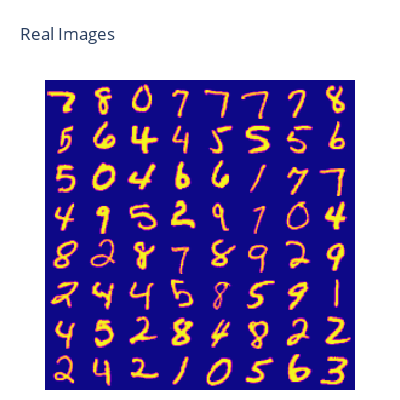
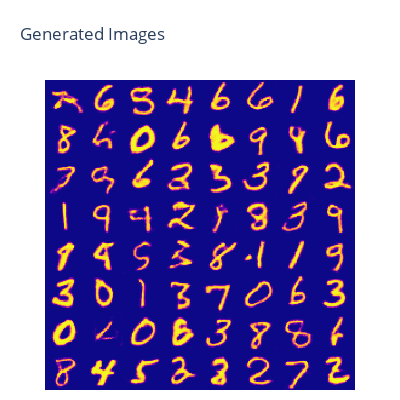

Source (notebook cell) for these figures, in order:
### Markdown cell above
### Generate Fake and Real Images:
We start by defining a normal distribution to sample our 128 dimensional inputs for the generator. Then we generate 64 fake images using a sample from our normal distribution as inputs to the generator and we collect 64 real images directly from the MNIST training set dataloader. As these images are currently in the form of Pytorch tensors, we must call `detach()` and `numpy()` to remove their Pytorch functionality dependence and convert them to numpy arrays before reorganizing them into a nicely tiled single image.

### Code cell
# initialize zdim dimensional normal distribution to sample generator inputs
z_dist = torch.distributions.normal.Normal(
    torch.zeros(64, Z_DIM),
    torch.ones(64, Z_DIM)
)

# feed a batch of z samples to the generator
fake_images = generator(z_dist.sample())

# get a batch of real images from the MNIST testing set
real_images = iter(test_loader).next()['image']

# detach and convert image batches to numpy arrays
fake_images = fake_images.detach().numpy()
real_images = real_images.detach().numpy()

# transpose so pixel dimension in last place
fake_images = np.transpose(fake_images, [0, 2, 3, 1])
real_images = np.transpose(real_images, [0, 2, 3, 1])

# detach and convert image batches to numpy arrays and tile them into one image
fake_images_tiled = tile_images(fake_images)
real_images_tiled = tile_images(real_images)

# squeeze singular pixel dimension
fake_images_tiled = np.squeeze(fake_images_tiled)
real_images_tiled = np.squeeze(real_images_tiled)

real_fig = px.imshow(real_images_tiled, title='Real Images')
real_fig.update_layout(width=400, height=400, margin=dict(l=10, r=10, b=10, t=80), coloraxis_showscale=False)
real_fig.update_xaxes(showticklabels=False).update_yaxes(showticklabels=False)

fake_fig = px.imshow(fake_images_tiled, title='Generated Images')
fake_fig.update_layout(width=400, height=400, margin=dict(l=10, r=10, b=10, t=80), coloraxis_showscale=False)
fake_fig.update_xaxes(showticklabels=False).update_yaxes(showticklabels=False)

real_fig.show()
fake_fig.show()

### Figure 1 — Plotly figure (JSON) as saved in the notebook; plotly's stock layout.template omitted (floating-point values rounded to 4 significant figures; data arrays with more than 128 entries replaced by an {"elided": "..."} marker saying what was removed)
{"data": [{"coloraxis": "coloraxis", "hovertemplate": "x: %{x}<br>y: %{y}<br>color: %{z}<extra></extra>", "type": "heatmap", "z": {"elided": "256x256 int values"}}], "layout": {"coloraxis": {"colorscale": [[0, "#0d0887"], [0.1111, "#46039f"], [0.2222, "#7201a8"], [0.3333, "#9c179e"], [0.4444, "#bd3786"], [0.5556, "#d8576b"], [0.6667, "#ed7953"], [0.7778, "#fb9f3a"], [0.8889, "#fdca26"], [1, "#f0f921"]], "showscale": false}, "height": 400, "margin": {"b": 10, "l": 10, "r": 10, "t": 80}, "title": {"text": "Real Images"}, "width": 400, "xaxis": {"constrain": "domain", "scaleanchor": "y", "showticklabels": false}, "yaxis": {"autorange": "reversed", "constrain": "domain", "showticklabels": false}}}

### Figure 2 — Plotly figure (JSON) as saved in the notebook; plotly's stock layout.template omitted (floating-point values rounded to 4 significant figures; data arrays with more than 128 entries replaced by an {"elided": "..."} marker saying what was removed)
{"data": [{"coloraxis": "coloraxis", "hovertemplate": "x: %{x}<br>y: %{y}<br>color: %{z}<extra></extra>", "type": "heatmap", "z": {"elided": "256x256 int values"}}], "layout": {"coloraxis": {"colorscale": [[0, "#0d0887"], [0.1111, "#46039f"], [0.2222, "#7201a8"], [0.3333, "#9c179e"], [0.4444, "#bd3786"], [0.5556, "#d8576b"], [0.6667, "#ed7953"], [0.7778, "#fb9f3a"], [0.8889, "#fdca26"], [1, "#f0f921"]], "showscale": false}, "height": 400, "margin": {"b": 10, "l": 10, "r": 10, "t": 80}, "title": {"text": "Generated Images"}, "width": 400, "xaxis": {"constrain": "domain", "scaleanchor": "y", "showticklabels": false}, "yaxis": {"autorange": "reversed", "constrain": "domain", "showticklabels": false}}}
